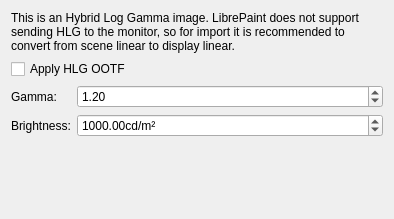
<?xml version="1.0" encoding="UTF-8"?>
<ui version="4.0">
 <class>DlgHeifImport</class>
 <widget class="QWidget" name="DlgHeifImport">
  <property name="geometry">
   <rect>
    <x>0</x>
    <y>0</y>
    <width>394</width>
    <height>219</height>
   </rect>
  </property>
  <property name="windowTitle">
   <string>Dialog</string>
  </property>
  <layout class="QFormLayout" name="formLayout">
   <item row="0" column="0" colspan="2">
    <widget class="QLabel" name="label">
     <property name="text">
      <string>&lt;html&gt;&lt;head/&gt;&lt;body&gt;&lt;p&gt;This is an Hybrid Log Gamma image. LibrePaint does not support sending HLG to the monitor, so for import it is recommended to convert from scene linear to display linear.&lt;/p&gt;&lt;/body&gt;&lt;/html&gt;</string>
     </property>
     <property name="wordWrap">
      <bool>true</bool>
     </property>
    </widget>
   </item>
   <item row="1" column="0" colspan="2">
    <widget class="QCheckBox" name="chkApplyOOTF">
     <property name="text">
      <string>Apply HLG OOTF</string>
     </property>
    </widget>
   </item>
   <item row="2" column="0">
    <widget class="QLabel" name="label_2">
     <property name="text">
      <string>Gamma:</string>
     </property>
    </widget>
   </item>
   <item row="2" column="1">
    <widget class="QDoubleSpinBox" name="spnGamma">
     <property name="toolTip">
      <string>&lt;html&gt;&lt;head/&gt;&lt;body&gt;&lt;p&gt;Display gamma. By default this is 1.2 for converting from scene to display linear.&lt;/p&gt;&lt;/body&gt;&lt;/html&gt;</string>
     </property>
     <property name="maximum">
      <double>3.000000000000000</double>
     </property>
     <property name="value">
      <double>1.200000000000000</double>
     </property>
    </widget>
   </item>
   <item row="3" column="0">
    <widget class="QLabel" name="label_3">
     <property name="text">
      <string>Brightness:</string>
     </property>
    </widget>
   </item>
   <item row="3" column="1">
    <widget class="QDoubleSpinBox" name="spnNits">
     <property name="toolTip">
      <string>&lt;html&gt;&lt;head/&gt;&lt;body&gt;&lt;p&gt;The display brightness in nits. By default this is set to 1000 for converting to display linear.&lt;/p&gt;&lt;/body&gt;&lt;/html&gt;</string>
     </property>
     <property name="suffix">
      <string>cd/m²</string>
     </property>
     <property name="maximum">
      <double>100000.000000000000000</double>
     </property>
     <property name="value">
      <double>1000.000000000000000</double>
     </property>
    </widget>
   </item>
  </layout>
 </widget>
 <resources/>
 <connections/>
</ui>
